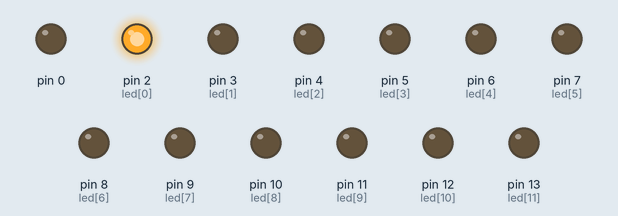
Recording of a sketch running on a simulated Arduino Uno, built with avr-gcc and run on an emulated ATmega328P. Shown: output pins drawn as LEDs (lit = HIGH).

Above: at 0.05 s.
At 0.95 s:
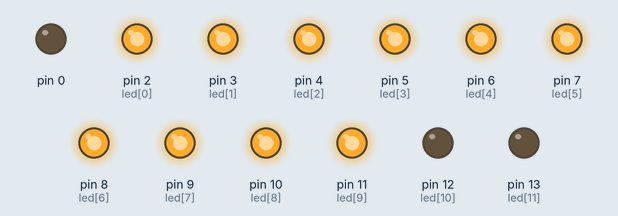
At 1.8 s:
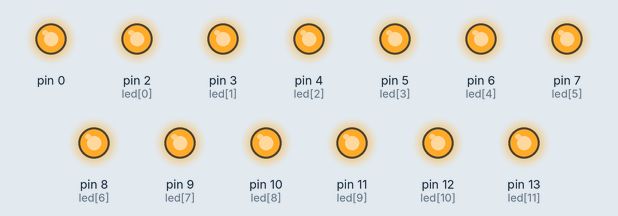
At 2.95 s:
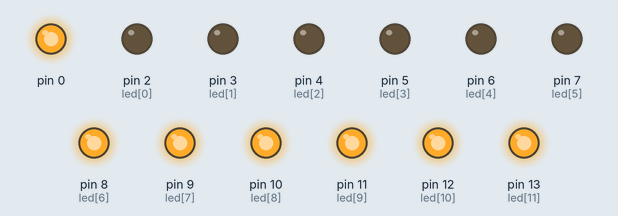
At 4.2 s:
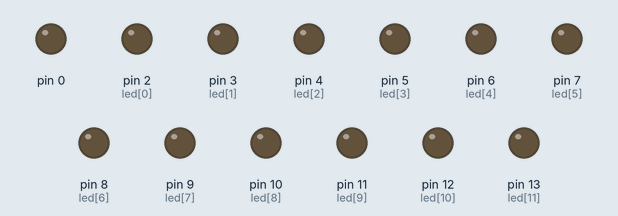
At 5.95 s:
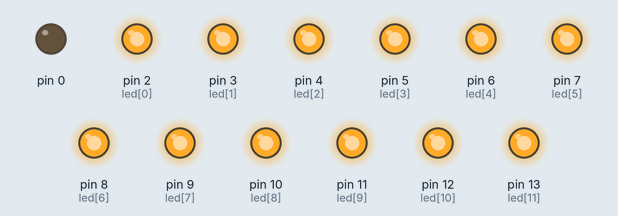
Timing chart, 0 to 6.2 s (numbered marks = the images above):
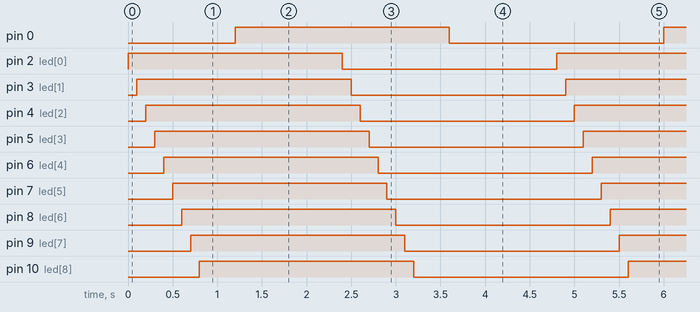

The sketch:

sketch_aug19a.ino
```cpp
int led[]={2,3,4,5,6,7,8,9,10,11,12,13};
void setup(){

  for (int i=0;i<sizeof(led);i++){
    pinMode(led[i],OUTPUT);
      digitalWrite(led[i],LOW);
  }

}
void loop(){
  for (int i=0;i<sizeof(led);i++){
    digitalWrite(led[i],HIGH);
    delay(100);
  }
  for (int i=0;i<sizeof(led);i++){
     digitalWrite(led[i],LOW);
    delay(100);
  }
}
```

Measured:
- by itself, pin 0, pin 2 (led[0]), pin 3 (led[1]), pin 4 (led[2]), pin 5 (led[3]), pin 6 (led[4]), pin 7 (led[5]), pin 8 (led[6]), pin 9 (led[7]), pin 10 (led[8]), pin 11 (led[9]), pin 12 (led[10]), pin 13 (led[11]): alternates HIGH for 2.4 s and LOW for 2.4 s
- by itself, everything shown: repeats every 4.8 s, in 26 steps
